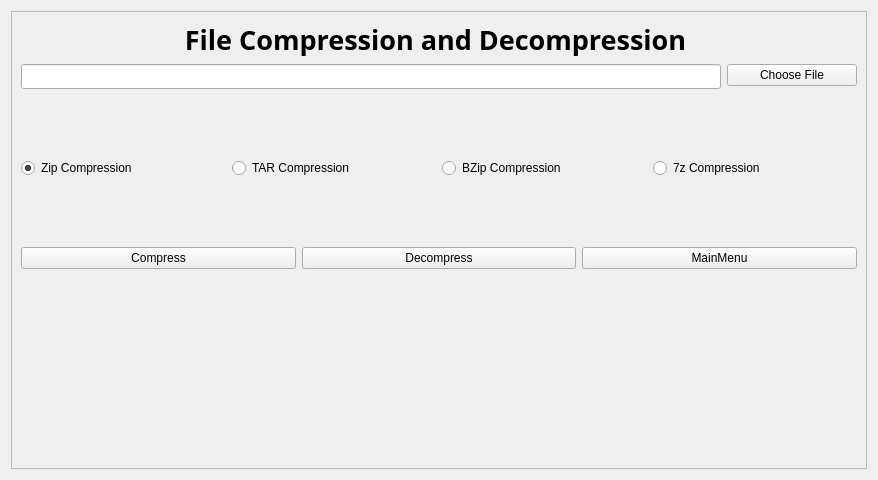
<?xml version="1.0" encoding="UTF-8"?>
<ui version="4.0">
 <class>Form</class>
 <widget class="QWidget" name="Form">
  <property name="geometry">
   <rect>
    <x>0</x>
    <y>0</y>
    <width>878</width>
    <height>480</height>
   </rect>
  </property>
  <property name="minimumSize">
   <size>
    <width>878</width>
    <height>480</height>
   </size>
  </property>
  <property name="maximumSize">
   <size>
    <width>878</width>
    <height>480</height>
   </size>
  </property>
  <property name="windowTitle">
   <string>Form</string>
  </property>
  <layout class="QVBoxLayout" name="verticalLayout_2">
   <item>
    <widget class="QFrame" name="frame">
     <property name="frameShape">
      <enum>QFrame::StyledPanel</enum>
     </property>
     <property name="frameShadow">
      <enum>QFrame::Raised</enum>
     </property>
     <layout class="QVBoxLayout" name="verticalLayout">
      <item>
       <widget class="QLabel" name="label">
        <property name="font">
         <font>
          <family>Rockwell</family>
          <pointsize>20</pointsize>
          <bold>true</bold>
         </font>
        </property>
        <property name="text">
         <string>File Compression and Decompression </string>
        </property>
        <property name="alignment">
         <set>Qt::AlignCenter</set>
        </property>
       </widget>
      </item>
      <item>
       <layout class="QFormLayout" name="formLayout">
        <item row="0" column="0">
         <widget class="QLineEdit" name="ChooseFile">
          <property name="minimumSize">
           <size>
            <width>700</width>
            <height>25</height>
           </size>
          </property>
          <property name="maximumSize">
           <size>
            <width>16777215</width>
            <height>16777215</height>
           </size>
          </property>
         </widget>
        </item>
        <item row="0" column="1">
         <widget class="QPushButton" name="BtnFileChoose">
          <property name="maximumSize">
           <size>
            <width>200</width>
            <height>16777215</height>
           </size>
          </property>
          <property name="text">
           <string>Choose File</string>
          </property>
         </widget>
        </item>
       </layout>
      </item>
      <item>
       <spacer name="verticalSpacer_2">
        <property name="orientation">
         <enum>Qt::Vertical</enum>
        </property>
        <property name="sizeHint" stdset="0">
         <size>
          <width>20</width>
          <height>40</height>
         </size>
        </property>
       </spacer>
      </item>
      <item>
       <layout class="QHBoxLayout" name="horizontalLayout">
        <item>
         <widget class="QRadioButton" name="RdZip">
          <property name="text">
           <string>Zip Compression</string>
          </property>
          <property name="checked">
           <bool>true</bool>
          </property>
         </widget>
        </item>
        <item>
         <widget class="QRadioButton" name="RdRAR">
          <property name="text">
           <string>TAR Compression</string>
          </property>
         </widget>
        </item>
        <item>
         <widget class="QRadioButton" name="RdBzip">
          <property name="text">
           <string>BZip Compression</string>
          </property>
         </widget>
        </item>
        <item>
         <widget class="QRadioButton" name="Rd7z">
          <property name="text">
           <string>7z Compression </string>
          </property>
         </widget>
        </item>
       </layout>
      </item>
      <item>
       <spacer name="verticalSpacer_3">
        <property name="orientation">
         <enum>Qt::Vertical</enum>
        </property>
        <property name="sizeHint" stdset="0">
         <size>
          <width>20</width>
          <height>40</height>
         </size>
        </property>
       </spacer>
      </item>
      <item>
       <layout class="QHBoxLayout" name="horizontalLayout_2">
        <item>
         <widget class="QPushButton" name="BtnCompress">
          <property name="text">
           <string>Compress</string>
          </property>
         </widget>
        </item>
        <item>
         <widget class="QPushButton" name="BtnDecompress">
          <property name="text">
           <string>Decompress</string>
          </property>
         </widget>
        </item>
        <item>
         <widget class="QPushButton" name="BtnMainMenu">
          <property name="text">
           <string>MainMenu</string>
          </property>
         </widget>
        </item>
       </layout>
      </item>
      <item>
       <spacer name="verticalSpacer_5">
        <property name="orientation">
         <enum>Qt::Vertical</enum>
        </property>
        <property name="sizeHint" stdset="0">
         <size>
          <width>20</width>
          <height>40</height>
         </size>
        </property>
       </spacer>
      </item>
      <item>
       <spacer name="verticalSpacer_4">
        <property name="orientation">
         <enum>Qt::Vertical</enum>
        </property>
        <property name="sizeHint" stdset="0">
         <size>
          <width>20</width>
          <height>40</height>
         </size>
        </property>
       </spacer>
      </item>
      <item>
       <spacer name="verticalSpacer">
        <property name="orientation">
         <enum>Qt::Vertical</enum>
        </property>
        <property name="sizeHint" stdset="0">
         <size>
          <width>20</width>
          <height>40</height>
         </size>
        </property>
       </spacer>
      </item>
     </layout>
    </widget>
   </item>
  </layout>
 </widget>
 <resources/>
 <connections/>
</ui>
